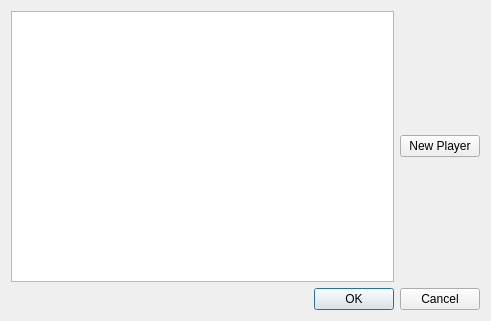
<?xml version="1.0" encoding="UTF-8"?>
<ui version="4.0">
 <class>Dialog</class>
 <widget class="QDialog" name="Dialog">
  <property name="geometry">
   <rect>
    <x>0</x>
    <y>0</y>
    <width>491</width>
    <height>321</height>
   </rect>
  </property>
  <property name="windowTitle">
   <string>Dialog</string>
  </property>
  <layout class="QVBoxLayout" name="verticalLayout">
   <item>
    <layout class="QHBoxLayout" name="horizontalLayout">
     <item>
      <widget class="QTableView" name="tableView"/>
     </item>
     <item>
      <widget class="QPushButton" name="pushButton">
       <property name="text">
        <string>New Player</string>
       </property>
      </widget>
     </item>
    </layout>
   </item>
   <item>
    <widget class="QDialogButtonBox" name="buttonBox">
     <property name="orientation">
      <enum>Qt::Horizontal</enum>
     </property>
     <property name="standardButtons">
      <set>QDialogButtonBox::Cancel|QDialogButtonBox::Ok</set>
     </property>
    </widget>
   </item>
  </layout>
 </widget>
 <resources/>
 <connections>
  <connection>
   <sender>buttonBox</sender>
   <signal>accepted()</signal>
   <receiver>Dialog</receiver>
   <slot>accept()</slot>
   <hints>
    <hint type="sourcelabel">
     <x>248</x>
     <y>254</y>
    </hint>
    <hint type="destinationlabel">
     <x>157</x>
     <y>274</y>
    </hint>
   </hints>
  </connection>
  <connection>
   <sender>buttonBox</sender>
   <signal>rejected()</signal>
   <receiver>Dialog</receiver>
   <slot>reject()</slot>
   <hints>
    <hint type="sourcelabel">
     <x>316</x>
     <y>260</y>
    </hint>
    <hint type="destinationlabel">
     <x>286</x>
     <y>274</y>
    </hint>
   </hints>
  </connection>
 </connections>
</ui>
